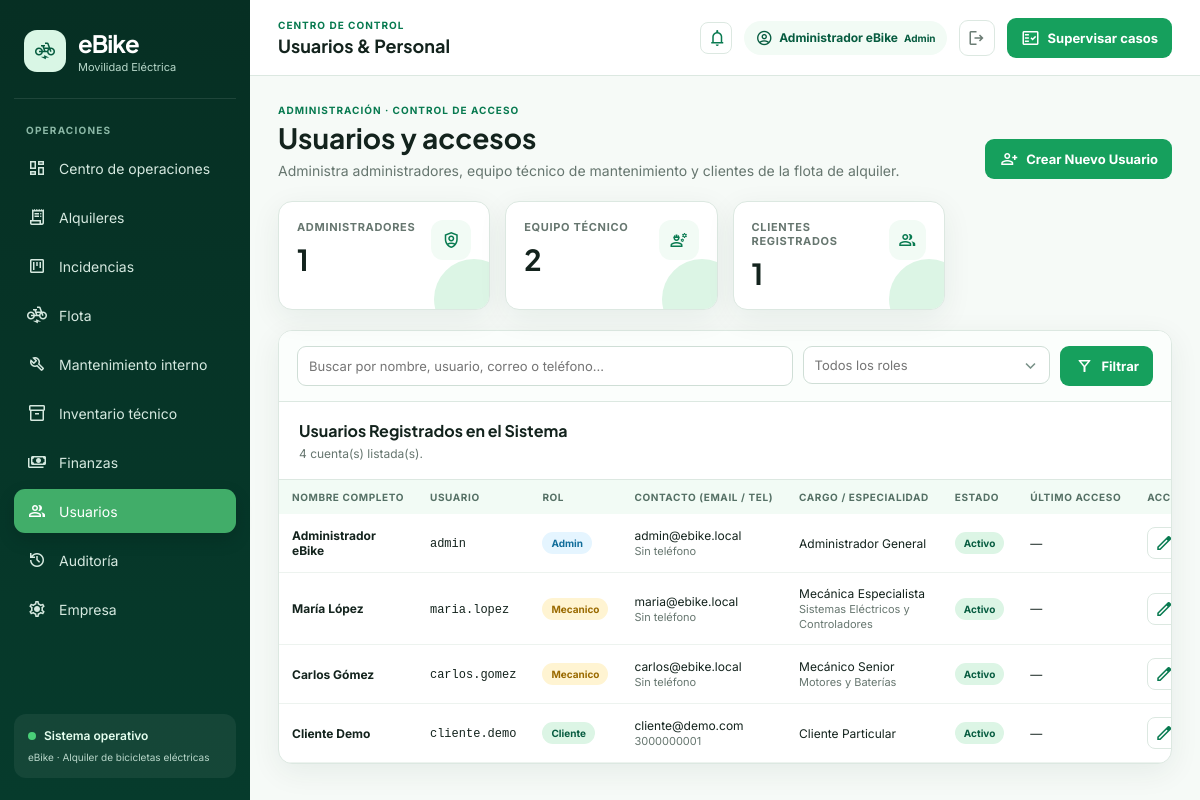
/cuentas.php (signed in), run on the app's committed database.
### tables this page shows
CREATE TABLE IF NOT EXISTS usuarios (
    id INT AUTO_INCREMENT PRIMARY KEY,
    nombre VARCHAR(120) NOT NULL,
    usuario VARCHAR(60) NOT NULL UNIQUE,
    password VARCHAR(255) NOT NULL,
    rol ENUM('admin','mecanico','cliente') NOT NULL DEFAULT 'cliente',
    id_empleado INT NULL,
    email VARCHAR(120) NULL,
    telefono VARCHAR(30) NULL,
    activo TINYINT(1) NOT NULL DEFAULT 1,
    ultimo_login DATETIME NULL,
    creado_en DATETIME DEFAULT CURRENT_TIMESTAMP,
    FOREIGN KEY (id_empleado) REFERENCES empleados(id_empleado) ON UPDATE CASCADE ON DELETE SET NULL,
    INDEX idx_usuarios_rol (rol),
    INDEX idx_usuarios_empleado (id_empleado)
);

CREATE TABLE IF NOT EXISTS empleados (
    id_empleado INT AUTO_INCREMENT PRIMARY KEY,
    nombre VARCHAR(120) NOT NULL,
    cargo VARCHAR(80) NOT NULL DEFAULT 'Mecánico',
    telefono VARCHAR(30) NULL,
    email VARCHAR(120) NULL,
    especialidad VARCHAR(100) NULL,
    activo TINYINT(1) NOT NULL DEFAULT 1
);

### config/helpers.php (called while the page is built, shortened)
<?php
function e(mixed $value): string
{
    return htmlspecialchars((string)($value ?? ''), ENT_QUOTES, 'UTF-8');
}
function format_date(?string $date): string
{
    if (!$date) return '—';
    $ts = strtotime($date);
    return $ts ? date('d/m/Y H:i', $ts) : e($date);
}
function get_recent_notifications(PDO $pdo, int $limit = 6): array
{
    $user = current_user();
    try {
        $stmt = $pdo->prepare("SELECT * FROM notificaciones WHERE (id_usuario=? OR rol_destino IN (?, 'todos')) ORDER BY id_notificacion DESC LIMIT ?");
        $stmt->bindValue(1, (int)($user['id'] ?? 0), PDO::PARAM_INT);
        $stmt->bindValue(2, (string)($user['rol'] ?? ''), PDO::PARAM_STR);
        $stmt->bindValue(3, $limit, PDO::PARAM_INT);
        $stmt->execute();
        return $stmt->fetchAll();
    } catch (Throwable) {
        return [];
    }
}
function current_user(): array
{
    return $_SESSION['ebike_user'] ?? [];
}
function is_logged_in(): bool
{
    return !empty($_SESSION['ebike_user']);
}
function is_admin(): bool
{
    return is_logged_in() && (current_user()['rol'] ?? '') === 'admin';
}
function is_client(): bool
{
    return is_logged_in() && (current_user()['rol'] ?? '') === 'cliente';
}
function home_for_role(): string
{
    if (is_admin()) return 'index.php';
    return 'login.php';
}

### cuentas.php (the view, shortened to what this page needs)
<?php
require_once __DIR__ . '/config/helpers.php';
$pageTitle = 'Usuarios & Personal';
$pdo = db();
$search = trim($_GET['buscar'] ?? '');
$params = [];
$sql = "
    SELECT u.id, u.nombre, u.usuario, u.rol, u.email, u.telefono, u.activo, u.ultimo_login, u.creado_en,
           e.id_empleado, e.cargo, e.especialidad
    FROM usuarios u
    LEFT JOIN empleados e ON e.id_empleado = u.id_empleado
";
$sql .= " ORDER BY (u.rol='admin') DESC, (u.rol='mecanico') DESC, u.id DESC";
$stmt = $pdo->prepare($sql);
$stmt->execute($params);
$rows = $stmt->fetchAll();
$countAdmin = (int)$pdo->query("SELECT COUNT(*) FROM usuarios WHERE rol='admin'")->fetchColumn();
$countMecanicos = (int)$pdo->query("SELECT COUNT(*) FROM usuarios WHERE rol='mecanico'")->fetchColumn();
$countClientes = (int)$pdo->query("SELECT COUNT(*) FROM usuarios WHERE rol='cliente'")->fetchColumn();
include __DIR__ . '/partials/header.php';
?>
<div class="hero">
  <div>
    <span class="eyebrow">ADMINISTRACIÓN · CONTROL DE ACCESO</span>
    <h1>Usuarios y accesos</h1>
    <p>Administra administradores, equipo técnico de mantenimiento y clientes de la flota de alquiler.</p>
  </div>
  <button class="btn btn-primary" type="button" onclick="openNewUserModal()">
    <span class="material-symbols-outlined">person_add</span>Crear Nuevo Usuario
  </button>
</div>
<div class="kpis">
  <div class="card kpi">
    <div class="kpi-top">
      <div>
        <div class="kpi-label">Administradores</div>
        <div class="kpi-value"><?= $countAdmin ?></div>
      </div>
      <div class="kpi-icon"><span class="material-symbols-outlined">shield_person</span></div>
    </div>
  </div>
  <div class="card kpi">
    <div class="kpi-top">
      <div>
        <div class="kpi-label">Equipo técnico</div>
        <div class="kpi-value"><?= $countMecanicos ?></div>
      </div>
      <div class="kpi-icon"><span class="material-symbols-outlined">engineering</span></div>
    </div>
  </div>
  <div class="card kpi">
    <div class="kpi-top">
      <div>
        <div class="kpi-label">Clientes Registrados</div>
        <div class="kpi-value"><?= $countClientes ?></div>
      </div>
      <div class="kpi-icon"><span class="material-symbols-outlined">group</span></div>
    </div>
  </div>
</div>
<section class="panel">
  <form class="filters" method="get" style="grid-template-columns:2fr 1fr auto">
    <input class="input" name="buscar" value="<?= e($search) ?>" placeholder="Buscar por nombre, usuario, correo o teléfono...">
    <button class="btn btn-primary" type="submit">
      <span class="material-symbols-outlined">filter_alt</span>Filtrar
    </button>
  </form>
  <div class="panel-head">
    <div>
      <h2>Usuarios Registrados en el Sistema</h2>
      <p><?= count($rows) ?> cuenta(s) listada(s).</p>
    </div>
  </div>
  <div class="table-wrap">
    <table class="table">
      <thead>
        <tr>
          <th>Nombre Completo</th>
          <th>Usuario</th>
          <th>Rol</th>
          <th>Contacto (Email / Tel)</th>
          <th>Cargo / Especialidad</th>
          <th>Estado</th>
          <th>Último Acceso</th>
          <th>Acciones</th>
        </tr>
      </thead>
      <tbody>
      <?php foreach ($rows as $r): ?>
        <tr>
          <td><b><?= e($r['nombre']) ?></b></td>
          <td><code><?= e($r['usuario']) ?></code></td>
          <td>
            <?php
              $badgeClass = match($r['rol']) {
                  'admin' => 'info',
                  'mecanico' => 'warning',
                  'cliente' => 'success',
                  default => 'neutral'
              };
            ?>
            <span class="badge badge-<?= $badgeClass ?>" style="font-weight:700">
              <?= ucfirst(e($r['rol'])) ?>
            </span>
          </td>
          <td>
            <?= e($r['email'] ?: 'Sin email') ?><br>
            <span class="muted"><?= e($r['telefono'] ?: 'Sin teléfono') ?></span>
          </td>
          <td>
            <?= e($r['cargo'] ?: ($r['rol'] === 'admin' ? 'Administrador General' : 'Cliente Particular')) ?>
            <?php if (!empty($r['especialidad'])): ?>
              <br><small class="muted"><?= e($r['especialidad']) ?></small>
            <?php endif; ?>
          </td>
          <td>
            <span class="badge badge-<?= $r['activo'] ? 'success' : 'danger' ?>">
              <?= $r['activo'] ? 'Activo' : 'Inactivo' ?>
            </span>
          </td>
          <td><?= format_date($r['ultimo_login']) ?></td>
          <td>
            <div class="actions-cell">
              <button class="icon-btn" title="Editar Información" onclick='editUser(<?= json_encode($r, JSON_HEX_TAG|JSON_HEX_APOS|JSON_HEX_AMP|JSON_HEX_QUOT) ?>)'>
                <span class="material-symbols-outlined">edit</span>
              </button>
            </div>
          </td>
        </tr>
      <?php endforeach; ?>
      </tbody>
    </table>
  </div>
</section>
<?php include __DIR__ . '/partials/footer.php'; ?>

### partials/header.php (shortened to what this page needs)
<?php
$currentPage = basename($_SERVER['PHP_SELF']);
$user = current_user();
$nav = [];
if (is_admin()) {
    $nav = [
        ['index.php', 'dashboard', 'Centro de operaciones'],
        ['alquileres_admin.php', 'receipt_long', 'Alquileres'],
        ['reportes_admin.php', 'view_kanban', 'Incidencias'],
        ['bicicletas.php', 'electric_bike', 'Flota'],
        ['mantenimientos.php', 'build', 'Mantenimiento interno'],
        ['inventario.php', 'inventory_2', 'Inventario técnico'],
        ['contabilidad.php', 'payments', 'Finanzas'],
        ['cuentas.php', 'group', 'Usuarios'],
        ['auditoria.php', 'history', 'Auditoría'],
        ['configuracion.php', 'settings', 'Empresa'],
    ];
} elseif (is_client()) {
    $nav = [
        ['cliente.php', 'explore', 'Explorar eBikes'],
        ['mis_alquileres.php', 'receipt_long', 'Mis alquileres'],
        ['seguimiento.php', 'route', 'Seguimiento'],
    ];
}
?>
<!doctype html>
<html lang="es">
<head>
    <link rel="stylesheet" href="assets/css/style.css">
</head>
<body>
<aside class="sidebar" id="sidebar">
    <a class="brand" href="<?= e(home_for_role()) ?>">
        <div class="brand-mark"><span class="material-symbols-outlined">electric_bike</span></div>
        <div><strong>eBike</strong><small>Movilidad Eléctrica</small></div>
    </a>
    <div class="nav-label">
        <?= is_admin() ? 'OPERACIONES' : (is_mechanic() ? 'DEPARTAMENTO TÉCNICO' : 'EXPLORA Y ALQUILA') ?>
    </div>
    <nav>
        <?php foreach ($nav as [$href, $icon, $label]): ?>
            <a class="<?= $currentPage === $href ? 'active' : '' ?>" href="<?= e($href) ?>">
                <span class="material-symbols-outlined"><?= e($icon) ?></span><?= e($label) ?>
            </a>
        <?php endforeach; ?>
    </nav>
    <div class="sidebar-bottom">
        <div class="online"><i></i> Sistema operativo</div>
        <small>eBike · Alquiler de bicicletas eléctricas</small>
    </div>
</aside>
<div class="app">
<header class="topbar">
    <div class="topbar-title">
        <div>
            <span class="eyebrow"><?= is_admin() ? 'CENTRO DE CONTROL' : (is_mechanic() ? 'MANTENIMIENTO INTERNO' : 'EXPERIENCIA DE ALQUILER') ?></span>
            <strong><?= e($pageTitle) ?></strong>
        </div>
    </div>
    <div class="top-actions">
        <div class="notif-wrapper">
            <button class="icon-btn notif-btn" type="button" onclick="toggleNotifs()" title="Notificaciones" aria-label="Notificaciones">
                <span class="material-symbols-outlined">notifications</span>
            </button>
        </div>
        <span class="user-pill">
            <span class="material-symbols-outlined">account_circle</span>
            <strong><?= e($user['nombre'] ?? 'Usuario') ?></strong>
            <small><?= e(ucfirst((string)($user['rol'] ?? ''))) ?></small>
        </span>
        <a class="logout-link" href="logout.php" title="Cerrar sesión"><span class="material-symbols-outlined">logout</span></a>
        <?php if (is_client()): ?>
            <a class="btn btn-primary" href="cliente.php"><span class="material-symbols-outlined">explore</span>Explorar flota</a>
        <?php elseif (is_admin()): ?>
            <a class="btn btn-primary" href="reportes_admin.php"><span class="material-symbols-outlined">fact_check</span>Supervisar casos</a>
        <?php endif; ?>
    </div>
</header>
<main class="content">

### partials/footer.php (shortened to what this page needs)
</main>
</div>
</body>
</html>

### data on the page
usuarios: nombre "Administrador eBike", rol "Admin", usuario "admin", email "admin@ebike.local", telefono "Sin teléfono", rol "Administrador General", activo "Activo", ultimo_login "—"
usuarios: nombre "María López", usuario "maria.lopez", rol "Mecanico", email "maria@ebike.local", telefono "Sin teléfono", id_empleado.cargo "Mecánica Especialista", id_empleado.especialidad "Sistemas Eléctricos y Controladores", activo "Activo", ultimo_login "—"
usuarios: nombre "Carlos Gómez", usuario "carlos.gomez", rol "Mecanico", email "carlos@ebike.local", telefono "Sin teléfono", id_empleado.cargo "Mecánico Senior", id_empleado.especialidad "Motores y Baterías", activo "Activo", ultimo_login "—"
usuarios: nombre "Cliente Demo", usuario "cliente.demo", rol "Cliente", email "cliente@demo.com", telefono "3000000001", rol "Cliente Particular", activo "Activo", ultimo_login "—"

### other printed values
$label "Centro de operaciones"
$label "Alquileres"
$label "Incidencias"
$label "Flota"
$label "Mantenimiento interno"
$label "Inventario técnico"
$label "Finanzas"
$label "Usuarios"
$label "Auditoría"
$label "Empresa"
$pageTitle "Usuarios & Personal"
$countAdmin "1"
$countMecanicos "2"
$countClientes "1"
count($rows) "4"
